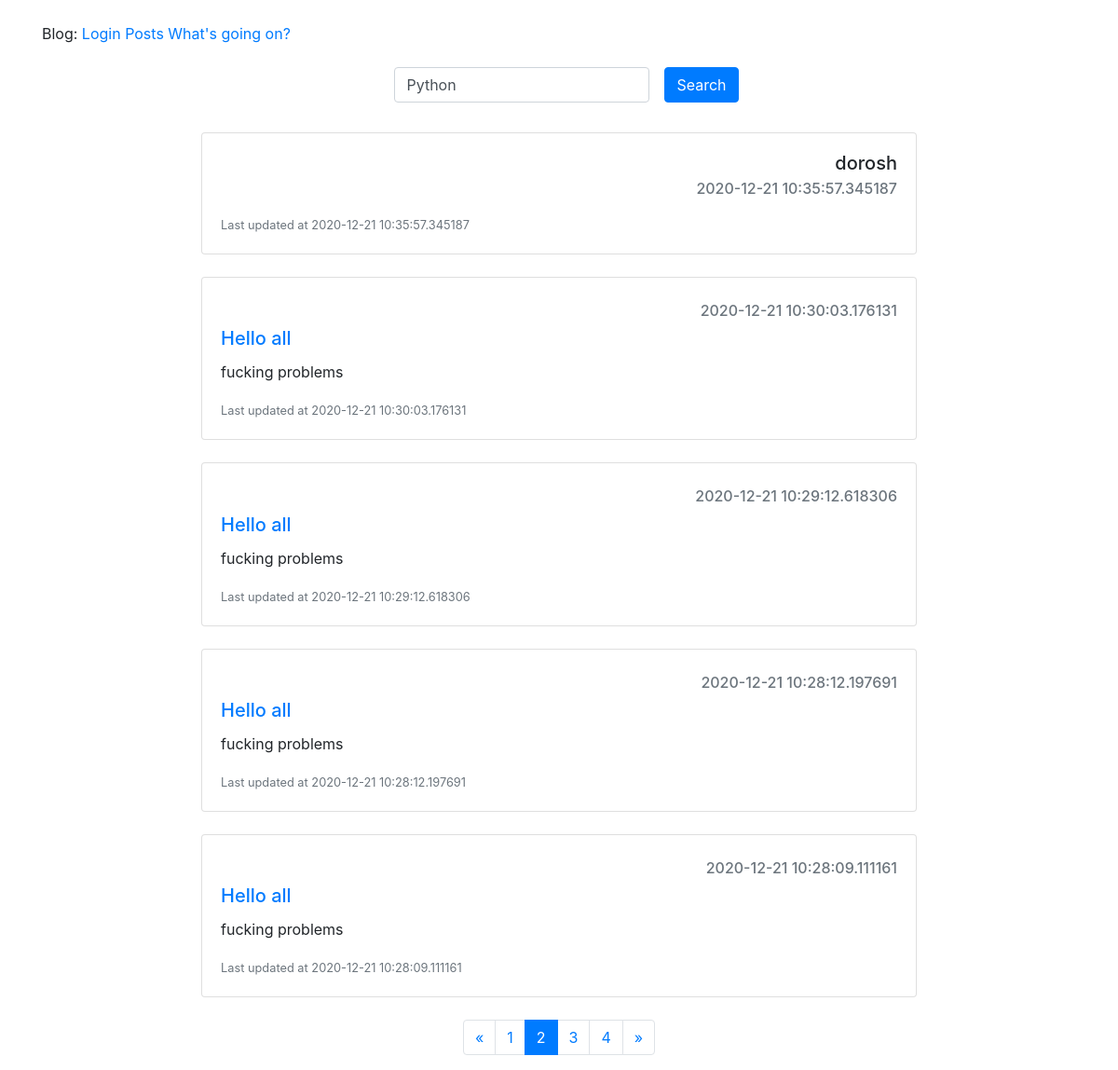
The app's page /posts/?page=2 with its own data.
### app/models.py (models this page shows, shortened)
class Post(db.Model):
    id = db.Column(db.Integer, primary_key=True)
    title = db.Column(db.String(100), nullable=False)
    body = db.Column(db.String(140), nullable=False)
    timestamp = db.Column(db.DateTime, index=True, default=datetime.utcnow, nullable=False)
    user_id = db.Column(db.Integer, db.ForeignKey('user.id'))

class User(UserMixin, db.Model):
    id = db.Column(db.Integer, primary_key=True)
    username = db.Column(db.String(64), index=True, unique=True)
    email = db.Column(db.String(120), index=True, unique=True)
    image_file = db.Column(db.String(20), nullable=False, default = 'default.jpg')
    about_me = db.Column(db.String(200), nullable=True)
    last_seen = db.Column(db.DateTime, default=datetime.utcnow)
    password_hash = db.Column(db.String(128))
    admin = db.Column(db.Boolean, default=False)
    posts = db.relationship('Post', backref='author', lazy='dynamic')

### app/blueprints/posts/views.py (the view)
@pb.route('/posts/', methods=['GET'])
def posts():
    query = request.args.get('q')
    page = request.args.get('page')
    if page and page.isdigit():
        page = int(page)
    else:
        page = 1
    if query:
        posts = Post.query.filter(Post.title.contains(query) | Post.body.contains(query))
    else:
        posts = Post.query.order_by(Post.timestamp.desc())
    posts_per_page = current_app.config['POSTS_PER_PAGE']
    pages = posts.paginate(page=page, per_page=posts_per_page)
    return render_template('posts/posts.html', posts=posts, pages=pages, query=query)

### app/blueprints/posts/templates/posts/posts.html (shortened to what this page needs)
{% extends "base.html" %}
{% block content %}
    <br>
    <div class="container d-flex flex-column align-items-center">
    <form action="{{ url_for('posts.posts') }}" class="form-inline">
        <div class="form-group mx-sm-3 mb-2">
            <input type="text" class="form-control" name="q" value="{%if query%}{{query}}{% else %}Python{% endif %}">
        </div>
        <button type="submit" class="btn btn-primary mb-2">Search</button>
    </form>
    </div>
    <br>
    <div class="container d-flex flex-column align-items-center">
    {% for post in pages.items %}
    <div class="card" style="width: 48rem;">
        <div class="card-body" >
          <h5 class="card-title text-right">{{post.author.username}}</h5>
          <h6 class="card-subtitle mb-2 text-muted text-right">{{post.timestamp}}</h6>
          <h5 class="card-title"><a href="{{ url_for('posts.get_post', post_id=post.id) }}">{{post.title}}</a></h5>
          <p class="card-text">{{post.body}}</p>
          <p class="card-text"><small class="text-muted">Last updated at {{post.timestamp}} </small></p>
        </div>
    </div>
    <br>
    {% endfor %}
    </div>
    <nav>
        <ul class="pagination justify-content-center">
            <li class="page-item {% if not pages.has_prev %} disabled {% endif %}">
                <a class="page-link" href="{{ url_for('posts.posts', page=pages.prev_num) }}" aria-label="Previous">
                    <span aria-hidden="true">&laquo;</span>
                </a>
            </li>
            {% for page in pages.iter_pages() %}
                <li class="page-item {% if page == pages.page %} active {% endif %}">
                    <a class="page-link" href="{{ url_for('posts.posts', page=page) }}">{{ page }}<span class="sr-only">(current)</span></a>
                </li>
            {% endfor %}
            <li class="page-item {% if not pages.has_next %} disabled {% endif %}">
                <a class="page-link" href="{{ url_for('posts.posts', page=pages.next_num) }}" aria-label="Next">
                    <span aria-hidden="true">&raquo;</span>
                </a>
            </li>
        </ul>
    </nav>
{% endblock %}

### records on screen
Post: author.username "dorosh", timestamp "2020-12-21 10:35:57.345187"
Post: timestamp "2020-12-21 10:30:03.176131", title "Hello all", body "fucking problems"
Post: timestamp "2020-12-21 10:29:12.618306", title "Hello all", body "fucking problems"
Post: timestamp "2020-12-21 10:28:12.197691", title "Hello all", body "fucking problems"
Post: timestamp "2020-12-21 10:28:09.111161", title "Hello all", body "fucking problems"

### other values on screen
{{ page }} "1" "2" "3" "4"
